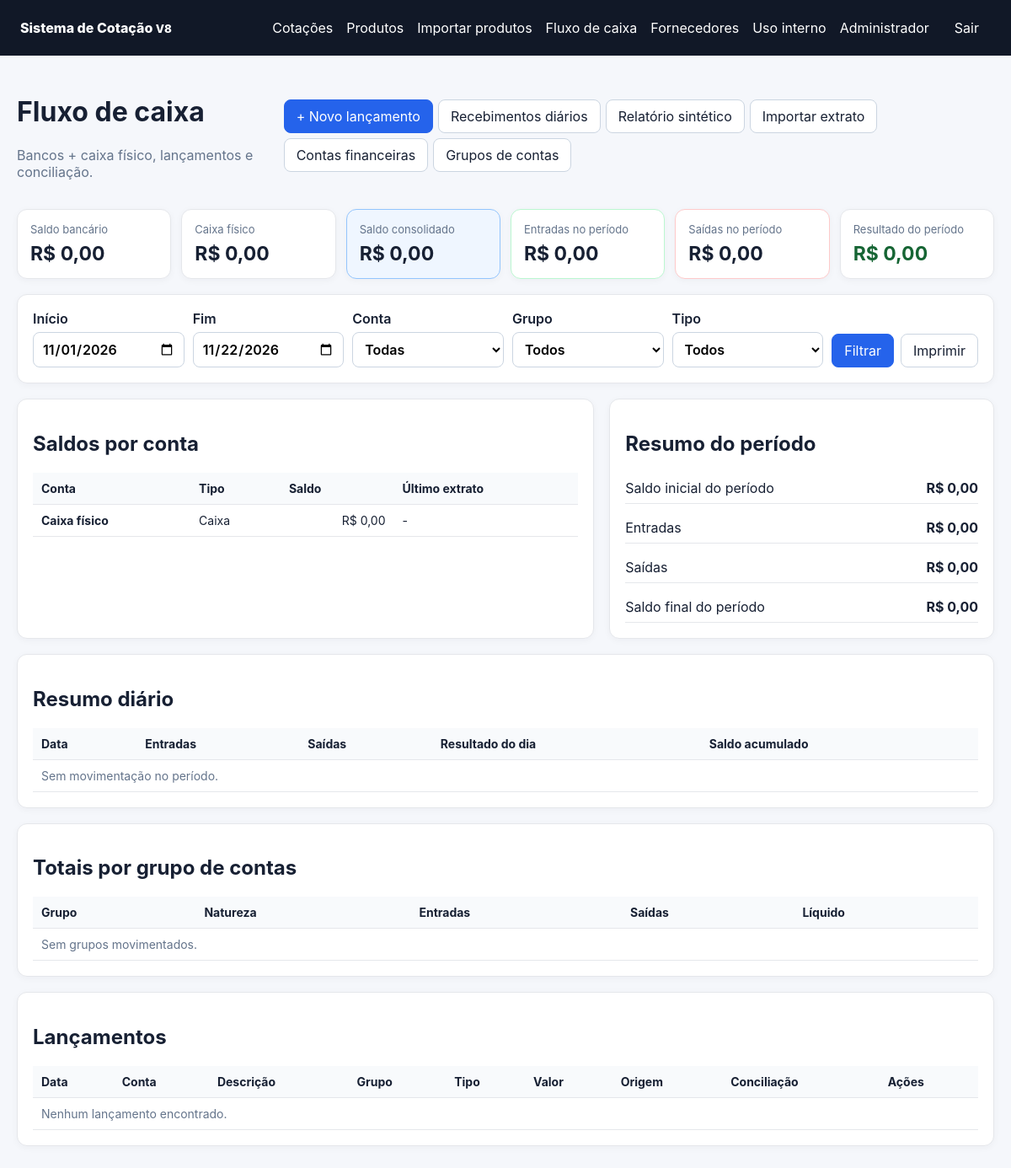
/admin/financeiro (signed in), run on the app's committed database.
### app/models.py (models this page shows)
class User(Base):
    __tablename__ = "users"
    id: Mapped[int] = mapped_column(primary_key=True)
    name: Mapped[str] = mapped_column(String(120))
    email: Mapped[str] = mapped_column(String(180), unique=True, index=True)
    password_hash: Mapped[str] = mapped_column(String(255))
    role: Mapped[str] = mapped_column(String(20), default="supplier")
    company_name: Mapped[str | None] = mapped_column(String(180), nullable=True)
    active: Mapped[bool] = mapped_column(Boolean, default=True)
    must_change_password: Mapped[bool] = mapped_column(Boolean, default=False)

class FinancialAccount(Base):
    __tablename__ = "financial_accounts"
    id: Mapped[int] = mapped_column(primary_key=True)
    name: Mapped[str] = mapped_column(String(160), unique=True, index=True)
    account_type: Mapped[str] = mapped_column(String(20), default="bank")  # bank | cash
    bank_name: Mapped[str | None] = mapped_column(String(120), nullable=True)
    agency: Mapped[str | None] = mapped_column(String(60), nullable=True)
    account_number: Mapped[str | None] = mapped_column(String(80), nullable=True)
    opening_balance: Mapped[Decimal] = mapped_column(Numeric(16, 2), default=0)
    last_statement_balance: Mapped[Decimal | None] = mapped_column(Numeric(16, 2), nullable=True)
    last_statement_date: Mapped[date | None] = mapped_column(Date, nullable=True)
    active: Mapped[bool] = mapped_column(Boolean, default=True)
    created_at: Mapped[datetime] = mapped_column(DateTime, default=datetime.utcnow)

### app/finance.py (the view)
@router.get("/admin/financeiro", response_class=HTMLResponse)
def cashflow_page(
    request: Request,
    inicio: Optional[str] = None,
    fim: Optional[str] = None,
    conta: Optional[int] = None,
    grupo: Optional[int] = None,
    tipo: Optional[str] = None,
    db: Session = Depends(get_db),
):
    user = require_admin(request, db)
    today = now_local().date()
    start = parse_date_value(inicio) if inicio else today.replace(day=1)
    end = parse_date_value(fim) if fim else today
    if not start or not end or start > end:
        raise HTTPException(400, "Período inválido")
    txs = filtered_transactions(db, start, end, conta, grupo, tipo)
    accounts, groups, balances, bank_total, cash_total = finance_context(db)
    group_map = {g.id: g for g in groups}
    account_map = {a.id: a for a in accounts}
    entries, expenses, transfer_in, transfer_out, daily, group_totals = summarize_transactions(txs)
    opening = total_balance_before(db, start)
    daily_rows = []
    running = opening
    for d in sorted(daily):
        net = daily[d]["income"] - daily[d]["expense"]
        running += net
        daily_rows.append({"date": d, **daily[d], "net": net, "running": running})
    group_rows = []
    for gid, values in group_totals.items():
        g = group_map.get(gid)
        if g:
            group_rows.append({"group": g, **values, "net": values["income"] - values["expense"]})
    group_rows.sort(key=lambda x: abs(x["net"]), reverse=True)
    return templates.TemplateResponse(request, "cashflow.html", {
        "user": user,
        "transactions": txs,
        "accounts": accounts,
        "groups": groups,
        "balances": balances,
        "bank_total": bank_total,
        "cash_total": cash_total,
        "consolidated": bank_total + cash_total,
        "entries": entries,
        "expenses": expenses,
        "result": entries - expenses,
        "opening": opening,
        "period_end_balance": opening + entries - expenses,
        "daily_rows": daily_rows,
        "group_rows": group_rows,
        "group_map": group_map,
        "account_map": account_map,
        "start": start,
        "end": end,
        "selected_account": conta,
        "selected_group": grupo,
        "selected_type": tipo or "",
        "return_query": urlencode({k: v for k, v in {
            "inicio": start.isoformat(), "fim": end.isoformat(),
            "conta": conta, "grupo": grupo, "tipo": tipo,
        }.items() if v is not None and v != ""}),
        "message": request.query_params.get("msg"),
    })

### app/templates/cashflow.html (shortened to what this page needs)
{% extends "base.html" %}
{% block content %}
<div class="page-head">
  <div><h1>Fluxo de caixa</h1><p class="muted">Bancos + caixa físico, lançamentos e conciliação.</p></div>
  <div class="action-row">
    <a class="button primary" href="/admin/financeiro/lancamentos/novo">+ Novo lançamento</a>
    <a class="button" href="/admin/financeiro/totais-diarios">Recebimentos diários</a>
    <a class="button" href="/admin/financeiro/sintetico">Relatório sintético</a>
    <a class="button" href="/admin/financeiro/importar">Importar extrato</a>
    <a class="button" href="/admin/financeiro/contas">Contas financeiras</a>
    <a class="button" href="/admin/financeiro/grupos">Grupos de contas</a>
  </div>
</div>
<div class="kpi-grid finance-kpis">
  <div class="kpi-card"><span>Saldo bancário</span><strong>R$ {{ '%.2f'|format(bank_total)|replace('.', ',') }}</strong></div>
  <div class="kpi-card"><span>Caixa físico</span><strong>R$ {{ '%.2f'|format(cash_total)|replace('.', ',') }}</strong></div>
  <div class="kpi-card highlight"><span>Saldo consolidado</span><strong>R$ {{ '%.2f'|format(consolidated)|replace('.', ',') }}</strong></div>
  <div class="kpi-card income"><span>Entradas no período</span><strong>R$ {{ '%.2f'|format(entries)|replace('.', ',') }}</strong></div>
  <div class="kpi-card expense"><span>Saídas no período</span><strong>R$ {{ '%.2f'|format(expenses)|replace('.', ',') }}</strong></div>
  <div class="kpi-card"><span>Resultado do período</span><strong class="{{ 'positive' if result >= 0 else 'negative' }}">R$ {{ '%.2f'|format(result)|replace('.', ',') }}</strong></div>
</div>
<div class="card">
  <form method="get" class="filter-grid">
    <label>Início<input type="date" name="inicio" value="{{ start.isoformat() }}"></label>
    <label>Fim<input type="date" name="fim" value="{{ end.isoformat() }}"></label>
    <label>Conta<select name="conta"><option value="">Todas</option>{% for a in accounts %}<option value="{{a.id}}" {% if selected_account==a.id %}selected{% endif %}>{{a.name}}</option>{% endfor %}</select></label>
    <label>Grupo<select name="grupo"><option value="">Todos</option>{% for g in groups if g.active %}<option value="{{g.id}}" {% if selected_group==g.id %}selected{% endif %}>{{g.display_path}}</option>{% endfor %}</select></label>
    <label>Tipo<select name="tipo"><option value="">Todos</option></select></label>
    <div class="filter-actions"><button class="primary">Filtrar</button><a class="button" target="_blank" href="/admin/financeiro/imprimir?inicio={{start.isoformat()}}&fim={{end.isoformat()}}">Imprimir</a></div>
  </form>
</div>
<div class="grid two finance-grid">
  <section class="card">
    <h2>Saldos por conta</h2>
    <div class="table-wrap"><table><thead><tr><th>Conta</th><th>Tipo</th><th>Saldo</th><th>Último extrato</th></tr></thead><tbody>
      {% for a in accounts %}<tr><td><strong>{{a.name}}</strong>{% if a.bank_name %}<div class="muted">{{a.bank_name}}</div>{% endif %}</td><td>{{'Banco' if a.account_type=='bank' else 'Caixa'}}</td><td class="money">R$ {{'%.2f'|format(balances[a.id])|replace('.', ',')}}</td><td>{% if a.last_statement_date %}{{a.last_statement_date.strftime('%d/%m/%Y')}}<div class="muted">Informado: R$ {{'%.2f'|format(a.last_statement_balance)|replace('.', ',')}}</div>{% else %}-{% endif %}</td></tr>{% endfor %}
    </tbody></table></div>
  </section>
  <section class="card">
    <h2>Resumo do período</h2>
    <div class="summary-list"><div><span>Saldo inicial do período</span><strong>R$ {{'%.2f'|format(opening)|replace('.', ',')}}</strong></div><div><span>Entradas</span><strong>R$ {{'%.2f'|format(entries)|replace('.', ',')}}</strong></div><div><span>Saídas</span><strong>R$ {{'%.2f'|format(expenses)|replace('.', ',')}}</strong></div><div><span>Saldo final do período</span><strong>R$ {{'%.2f'|format(period_end_balance)|replace('.', ',')}}</strong></div></div>
  </section>
</div>
<div class="card"><h2>Resumo diário</h2><div class="table-wrap"><table><thead><tr><th>Data</th><th>Entradas</th><th>Saídas</th><th>Resultado do dia</th><th>Saldo acumulado</th></tr></thead><tbody>{% for r in daily_rows %}<tr><td>{{r.date.strftime('%d/%m/%Y')}}</td><td class="money positive">R$ {{'%.2f'|format(r.income)|replace('.', ',')}}</td><td class="money negative">R$ {{'%.2f'|format(r.expense)|replace('.', ',')}}</td><td class="money">R$ {{'%.2f'|format(r.net)|replace('.', ',')}}</td><td class="money"><strong>R$ {{'%.2f'|format(r.running)|replace('.', ',')}}</strong></td></tr>{% else %}<tr><td colspan="5" class="muted">Sem movimentação no período.</td></tr>{% endfor %}</tbody></table></div></div>
<div class="card"><h2>Totais por grupo de contas</h2><div class="table-wrap"><table><thead><tr><th>Grupo</th><th>Natureza</th><th>Entradas</th><th>Saídas</th><th>Líquido</th></tr></thead><tbody>{% for r in group_rows %}<tr><td>{{r.group.name}}</td><td>{{'Entrada' if r.group.nature=='income' else 'Saída'}}</td><td class="money">R$ {{'%.2f'|format(r.income)|replace('.', ',')}}</td><td class="money">R$ {{'%.2f'|format(r.expense)|replace('.', ',')}}</td><td class="money">R$ {{'%.2f'|format(r.net)|replace('.', ',')}}</td></tr>{% else %}<tr><td colspan="5" class="muted">Sem grupos movimentados.</td></tr>{% endfor %}</tbody></table></div></div>
<div class="card"><h2>Lançamentos</h2><div class="table-wrap"><table class="wide"><thead><tr><th>Data</th><th>Conta</th><th>Descrição</th><th>Grupo</th><th>Tipo</th><th>Valor</th><th>Origem</th><th>Conciliação</th><th>Ações</th></tr></thead><tbody>
{% for tx in transactions %}<tr id="lancamento-{{tx.id}}" class="transaction-row"><td>{{tx.transaction_date.strftime('%d/%m/%Y')}}</td><td>{{account_map[tx.account_id].name if tx.account_id in account_map else '-'}}</td><td><strong>{{tx.description}}</strong>{% if tx.counterparty %}<div class="muted">{{tx.counterparty}}</div>{% endif %}</td><td>{% if tx.group_id and tx.group_id in group_map %}{{group_map[tx.group_id].name}}{% else %}<span class="badge pending">A classificar</span>{% endif %}</td><td>{{ {'income':'Entrada','expense':'Saída','transfer_in':'Transf. entrada','transfer_out':'Transf. saída'}.get(tx.transaction_type,tx.transaction_type) }}</td><td class="money {{'positive' if tx.transaction_type in ['income','transfer_in'] else 'negative'}}">R$ {{'%.2f'|format(tx.amount)|replace('.', ',')}}</td><td>{{'Extrato' if tx.source=='bank_import' else ('Transferência' if tx.source=='transfer' else ('Total diário' if tx.source=='daily_total' else 'Manual'))}}</td><td>{% if tx.reconciled %}<span class="badge open">OK</span>{% else %}<span class="badge pending">Pendente</span>{% endif %}</td><td><div class="action-row">{% if not tx.transfer_ref %}<a class="button compact" href="/admin/financeiro/lancamentos/{{tx.id}}/editar?{{return_query}}">Editar</a>{% endif %}{% if not tx.reconciled and tx.transaction_type in ['income','expense'] %}<form method="post" action="/admin/financeiro/lancamentos/{{tx.id}}/classificar"><input type="hidden" name="return_query" value="{{return_query}}"><select name="group_id" class="compact-select" required><option value="">Grupo...</option>{% for g in groups if g.active and g.nature==tx.transaction_type %}<option value="{{g.id}}">{{g.display_path}}</option>{% endfor %}</select><button class="compact">Classificar</button></form>{% endif %}<form method="post" action="/admin/financeiro/lancamentos/{{tx.id}}/excluir" onsubmit="return confirm('Excluir este lançamento?')"><button class="danger compact">Excluir</button></form></div></td></tr>{% else %}<tr><td colspan="9" class="muted">Nenhum lançamento encontrado.</td></tr>{% endfor %}
</tbody></table></div></div>
{% endblock %}

### app/templates/base.html (shortened to what this page needs)
<!doctype html>
<html lang="pt-BR">
<head>
  <link rel="stylesheet" href="/static/style.css?v=10">
</head>
<body>
<header class="topbar">
  <div class="brand">Sistema de Cotação <small class="app-version">V8</small></div>
  {% if user %}
  <div class="nav">
    {% if user.role == 'admin' %}<a href="/admin">Cotações</a><a href="/admin/produtos">Produtos</a><a href="/admin/importacao-produtos">Importar produtos</a><a href="/admin/financeiro">Fluxo de caixa</a><a href="/admin/fornecedores">Fornecedores</a><a href="/uso-interno">Uso interno</a>{% elif user.role == 'employee' %}<a href="/uso-interno">Registrar retirada</a><a href="/uso-interno/alterar-senha">Alterar senha</a>{% else %}<a href="/fornecedor">Minhas cotações</a><a href="/fornecedor/alterar-senha">Alterar senha</a>{% endif %}
    <span>{{ user.name }}</span>
    <form action="/logout" method="post"><button class="link-btn">Sair</button></form>
  </div>
  {% endif %}
</header>
<main class="container">{% block content %}{% endblock %}</main>
</body>
</html>

### app/static/style.css (style rules this page uses)
:root { font-family:Inter,ui-sans-serif,system-ui,-apple-system,BlinkMacSystemFont,"Segoe UI",sans-serif;color:#172033;background:#f5f7fb }
* { box-sizing:border-box }
body { margin:0 }
.topbar { display:flex;justify-content:space-between;align-items:center;padding:14px 24px;background:#111827;color:#fff }
.brand { font-weight:800 }
.nav { display:flex;gap:16px;align-items:center }
.nav a,.link-btn { color:#fff;text-decoration:none;background:none;border:0;cursor:pointer;font:inherit }
.nav form { margin:0 }
.container { max-width:1500px;margin:26px auto;padding:0 20px }
.page-head { display:flex;justify-content:space-between;gap:16px;align-items:center;margin-bottom:18px }
.card { background:#fff;border:1px solid #e5e7eb;border-radius:12px;padding:18px;margin-bottom:18px;box-shadow:0 2px 8px rgba(15,23,42,.04) }
.grid.two { display:grid;grid-template-columns:minmax(280px,430px) 1fr;gap:18px }
label { display:grid;gap:6px;font-weight:600 }
input,select,textarea,button,.button { font:inherit }
input,select,textarea { width:100%;padding:9px 10px;border:1px solid #cbd5e1;border-radius:8px;background:#fff }
button,.button { border:1px solid #cbd5e1;border-radius:8px;padding:9px 14px;background:#fff;color:#172033;text-decoration:none;cursor:pointer;display:inline-block }
.primary { background:#2563eb;color:#fff;border-color:#2563eb }
.muted { color:#64748b }
.table-wrap { overflow:auto }
table { width:100%;border-collapse:collapse;font-size:14px }
th,td { text-align:left;padding:10px;border-bottom:1px solid #e5e7eb;vertical-align:top }
th { background:#f8fafc;white-space:nowrap }
.wide { min-width:1050px }
.action-row { display:flex;gap:6px;align-items:center;flex-wrap:wrap }
.kpi-grid { display:grid;grid-template-columns:repeat(auto-fit,minmax(190px,1fr));gap:12px;margin-bottom:18px }
.kpi-card { background:#fff;border:1px solid #e5e7eb;border-radius:12px;padding:15px;box-shadow:0 2px 8px rgba(15,23,42,.04) }
.kpi-card span { display:block;color:#64748b;font-size:13px;margin-bottom:7px }
.kpi-card strong { font-size:23px }
.kpi-card.highlight { border-color:#93c5fd;background:#eff6ff }
.kpi-card.income { border-color:#bbf7d0 }
.kpi-card.expense { border-color:#fecaca }
.positive { color:#166534!important }
.money { text-align:right;white-space:nowrap }
.filter-grid { display:grid;grid-template-columns:repeat(5,minmax(140px,1fr)) auto;gap:10px;align-items:end }
.filter-actions { display:flex;gap:8px;align-items:center }
.finance-grid { grid-template-columns:1.2fr .8fr!important }
.summary-list { display:grid;gap:10px }
.summary-list>div { display:flex;justify-content:space-between;gap:15px;border-bottom:1px solid #e5e7eb;padding:8px 0 }
.summary-list strong { white-space:nowrap }
.finance-kpis { grid-template-columns:repeat(6,minmax(160px,1fr)) }

### data on the page
User: name "Administrador"
FinancialAccount: name "Caixa físico", account_type "Caixa", id "0,00"

### other printed values
{{ '%.2f'|format(bank_total)|replace('.', ',') }} "0,00"
{{ '%.2f'|format(cash_total)|replace('.', ',') }} "0,00"
{{ '%.2f'|format(consolidated)|replace('.', ',') }} "0,00"
{{ '%.2f'|format(entries)|replace('.', ',') }} "0,00"
{{ '%.2f'|format(expenses)|replace('.', ',') }} "0,00"
{{ '%.2f'|format(result)|replace('.', ',') }} "0,00"
{{ '%.2f'|format(opening)|replace('.', ',') }} "0,00"
{{ '%.2f'|format(period_end_balance)|replace('.', ',') }} "0,00"
